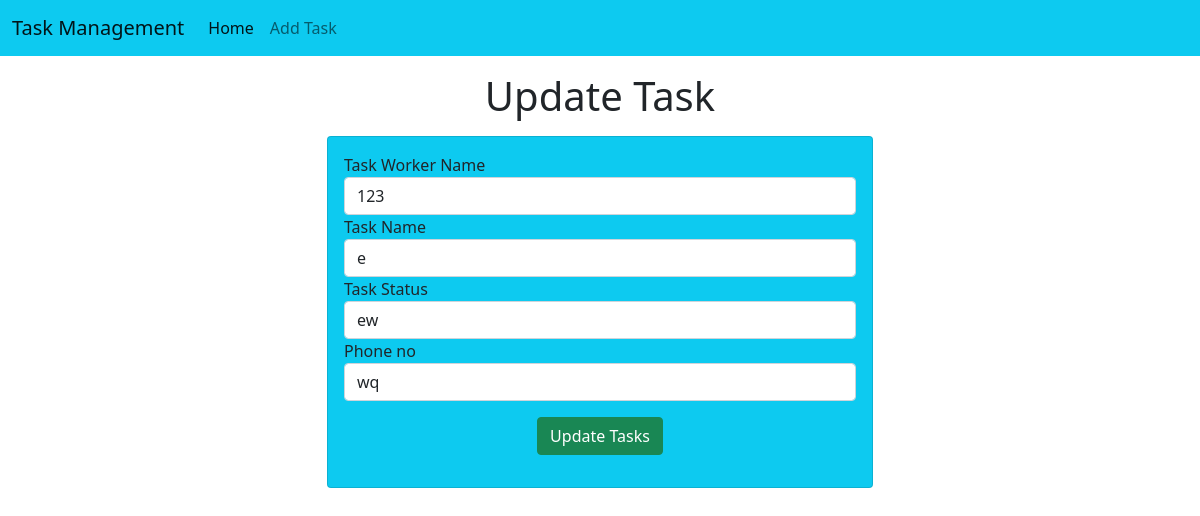
The app's page /updatestudent3 with its own data.
### TODO/models.py (models this page shows, shortened)
class Student(models.Model):
    roll = models.CharField(max_length=100)
    name = models.CharField(max_length=50)
    email = models.CharField(max_length=50)
    phone = models.CharField(max_length=50)

### TODO/views.py (the view, shortened to what this page needs)
# urls.py: path("updatestudent<int:roll>",views.updateStudent.as_view())
class updateStudent(View):
    def get(self,request,roll):
        std = Student.objects.get(pk = roll)
        context = {
            'std': std,
        }
        return render(request,"updatestudent.html",context)

### templates/updatestudent.html (shortened to what this page needs)
<!doctype html>
<html lang="en">
  <head>
    <link href="https://cdn.jsdelivr.net/npm/bootstrap@5.0.2/dist/css/bootstrap.min.css" rel="stylesheet">
  </head>
  <body>
    {% include 'navbar.html' %}
    <h1 class="text-center my-3">Update Task</h1>
    <div class="container">
        <div class="row">
            <div class="col-md-6 offset-md-3">
                <div class="card bg-info">
                    <div class="card-body">
                        <form action="addstudent" method="POST">
                            <div class="md-3">
                                <label for="roll">Task Worker Name</label>
                            <input type="text" name="roll" id="rolls" class="form-control" required value="{{std.roll}}">
                            </div>
                            <div class="md-3">
                                <label for="name">Task Name</label>
                            <input type="text" name="name"  id="names" class="form-control" required value="{{std.name}}">
                            </div>
                            <div class="md-3">
                                <label for="email">Task Status</label>
                            <input type="text" name="email" id="emails" class="form-control"required value = "{{std.email}}">
                            </div>
                            <div class="md-3">
                                <label for="phone">Phone no</label>
                            <input type="text" name="phone"id="phones" class="form-control"required value = "{{std.phone}}">
                            </div>
                            <div class="container text-center my-3">
                                <button class="btn btn-success ">Update Tasks</button>
                            </div>
                        </form>
                    </div>
                </div>
            </div>
        </div>
    </div>
  </body>
</html>

### records on screen
Student: roll "123", name "e", email "ew", phone "wq"
